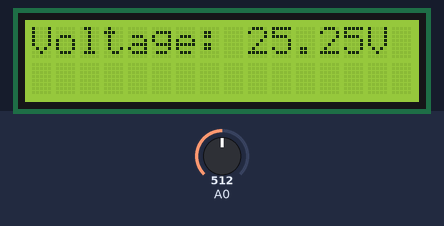
Bench run of a sketch on a simulated Arduino Uno, built with avr-gcc and run on an emulated ATmega328P. On the bench: 16×2 character LCD. The test bench sets the inputs (shaded band); at power-on: A0 = 512. What the sketch prints to the serial monitor is not drawn.

Above: at 3.2 s.
3.3 s: A0 set to 716
At 4.7 s:
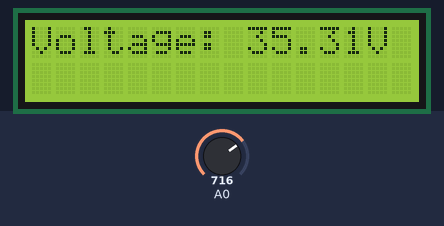
5.0 s: A0 set to 900
At 6.2 s:
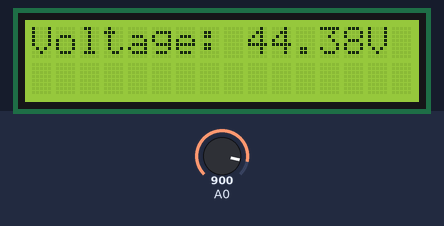
6.5 s: A0 set to 1023
At 7.7 s:
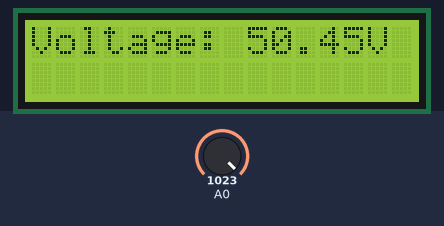
Timing chart, 0 to 9.5 s (numbered marks = the images above; inputs shaded):
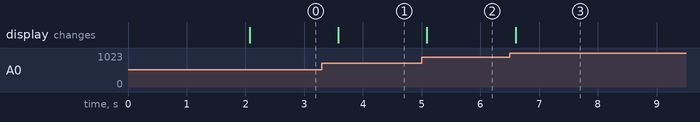

Measured:
- after the input at 3.3 s, the display: changes after 0.28 s (image 1)
- after the input at 5.0 s, the display: changes after 0.09 s (image 2)
- after the input at 6.5 s, the display: changes after 0.10 s (image 3)

The sketch:

code.ino
```cpp
#include <LiquidCrystal.h>

// Initialize the LCD with the interface pins (RS, E, D4, D5, D6, D7)
LiquidCrystal lcd(12, 11, 5, 4, 3, 2);

// Voltage divider resistors
float R1 = 90900.0;  // 90.9kΩ
float R2 = 10000.0;  // 10kΩ

void setup() {
    Serial.begin(9600); // Start serial communication
    lcd.begin(16, 2);   // Initialize LCD (16 columns, 2 rows)
    lcd.print("Digital Voltmeter"); // Display title on LCD
    delay(2000);  // Wait 2 seconds
    lcd.clear();  // Clear the display
}

void loop() {
    int analog_value = analogRead(A0); // Read input from A0
    float temp = (analog_value * 5.0) / 1023.0;  // Convert to voltage
    float voltage = temp / (R2 / (R1 + R2)); // Calculate actual voltage

    // Display on LCD
    lcd.setCursor(0, 0);
    lcd.print("Voltage: ");
    lcd.print(voltage);
    lcd.print("V ");

    // Print to Serial Monitor
    Serial.print("Voltage: ");
    Serial.print(voltage);
    Serial.println(" V");

    delay(500); // Wait before next reading
}
```
